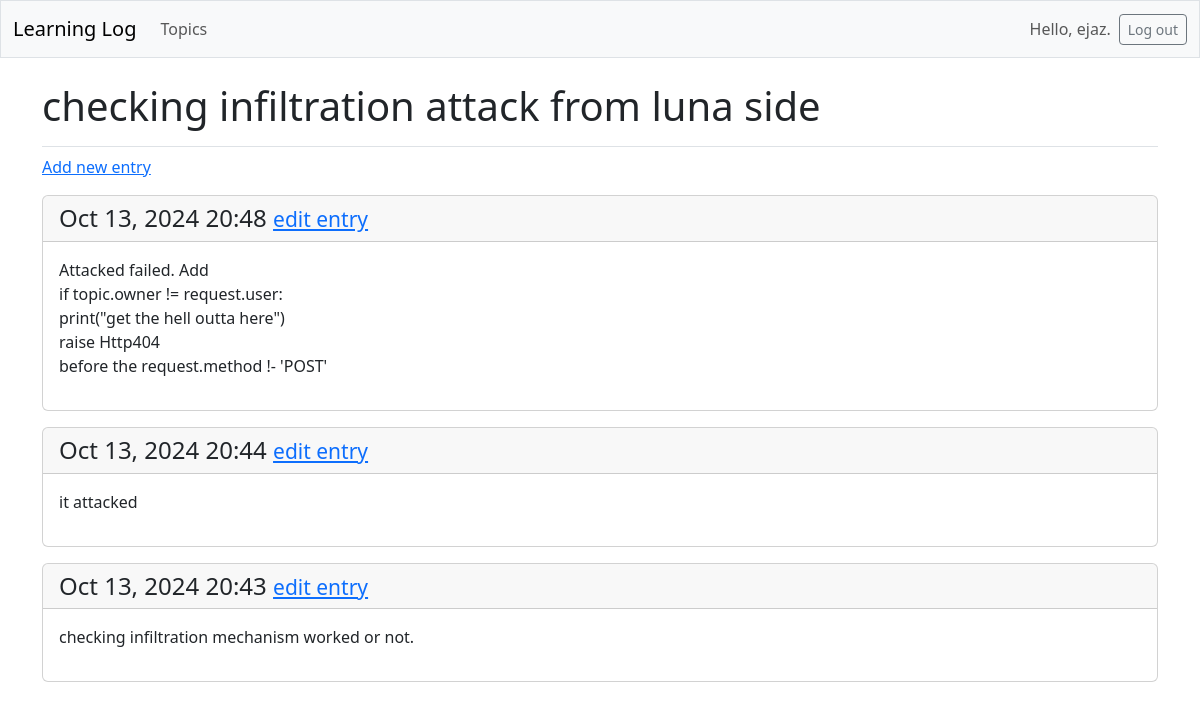
/topics/8/ (signed in), run on the app's committed database.
### Learning_logs/models.py (models this page shows, shortened)
class topic_ofinterest(models.Model):
    text=models.CharField(max_length=200)
    date_modified=models.DateTimeField(auto_now_add=True)
    owner=models.ForeignKey(User, on_delete=models.CASCADE) #So user own their data.

class Entry(models.Model):  # models.Model means this particular class inherits the django basic model class.
    topic=models.ForeignKey(topic_ofinterest,on_delete=models.CASCADE)
    text=models.TextField()
    date_added=models.DateTimeField(auto_now_add=True)
    class Meta:
        verbose_name_plural='entries'

### Learning_logs/views.py (the view)
# urls.py: path('topics/<int:topic_id_from_url>/',views.topic, name='topic'),
@login_required # TO make it work add login_url in settings
def topic(request,topic_id_from_url):
    topic=topic_ofinterest.objects.get(id=topic_id_from_url)
    if topic.owner != request.user:
        raise Http404
    entries=topic.entry_set.order_by('-date_added')# minus sign display the most recent entries first.
    context={'topic': topic, 'entries':entries}
    return render(request,'Learning_logs/topic.html',context)

### Learning_logs/templates/Learning_logs/topic.html (shortened to what this page needs)
{%extends 'Learning_logs/base.html'%}
{% block page_header %}
  <h1>{{ topic.text }}</h1>
{% endblock page_header %}
{%block content%}
<p>
    <a href="{% url 'Learning_logs:new_entry' topic.id %}">Add new entry</a>
</p>
    {%for x in entries%}
    <div class="card mb-3">
         <h4 class="card-header">
          {{ x.date_added|date:'M d, Y H:i' }}
           <small><a href="{% url 'Learning_logs:edit_entry' x.id %}">
            edit entry</a></small>
        </h4>
         <div class="card-body">{{ x.text|linebreaks }}</div>
      </div>
    {%empty%}
    <li>There are no entries for this topic yet.</li>
    {%endfor%}
{%endblock content%}

### Learning_logs/templates/Learning_logs/base.html (shortened to what this page needs)
<!doctype html>
<html lang="en">
<head>
    {% load django_bootstrap5 %}
    {% bootstrap_css %}
</head>
<body>
    <nav class="navbar navbar-expand-md navbar-light bg-light mb-4 border">
        <div class="container-fluid">
            <a class="navbar-brand" href="{% url 'Learning_logs:indexx' %}">
                Learning Log</a>
            <div class="collapse navbar-collapse" id="navbarCollapse">
                <ul class="navbar-nav me-auto mb-2 mb-md-0">
                    <li class="nav-item">
                        <a class="nav-link" href="{% url 'Learning_logs:topics' %}">
                            Topics</a>
                    </li>
                </ul>
                    <ul class="navbar-nav ms-auto mb-2 mb-md-0">
                        {% if user.is_authenticated %}
                        <li class="nav-item">
                            <span class="navbar-text me-2">Hello, {{ user.username }}.
                            </span></li>
                    {% endif %}
                    </ul>
                    {% if user.is_authenticated %}
                    <form action="{% url 'accounts:logout' %}" method='post'>
                        <button name='submit' class='btn btn-outline-secondary btn-sm'>
                        Log out</button>
                    </form>
                {% endif %}
            </div>
        </div>
    </nav>
    <main class="container">
        <div class="pb-2 mb-2 border-bottom">
             {% block page_header %}{% endblock page_header %}
        </div>
        <div>
            {% block content %}{% endblock content %}
        </div>
</main>
</body>
</html>

### data on the page
topic_ofinterest: text "checking infiltration attack from luna side"
Entry: date_added "Oct 13, 2024 20:48", text "Attacked failed. Add if topic.owner != request.user: print(\"get the hell outta here\") raise Http404 before the request.method !- 'POST'"
Entry: date_added "Oct 13, 2024 20:44", text "it attacked"
Entry: date_added "Oct 13, 2024 20:43", text "checking infiltration mechanism worked or not."

### other printed values
{{ user.username }} "ejaz"
